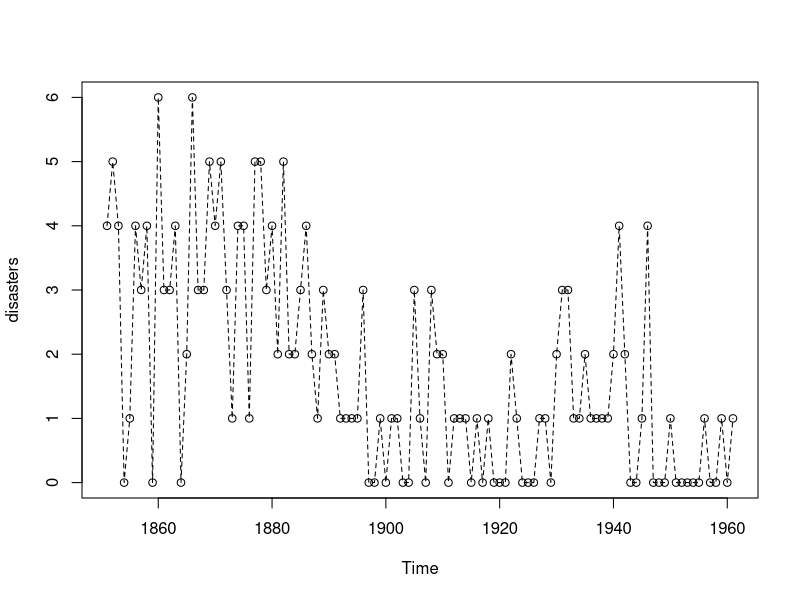
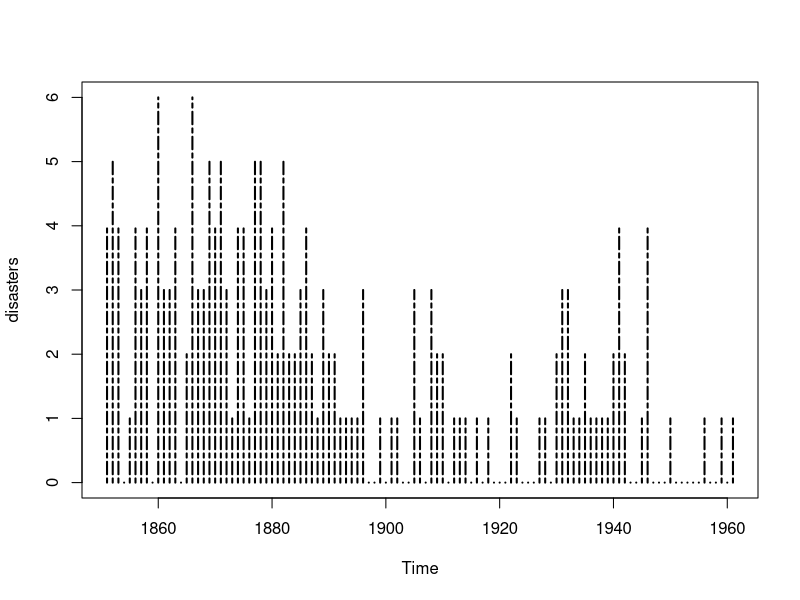
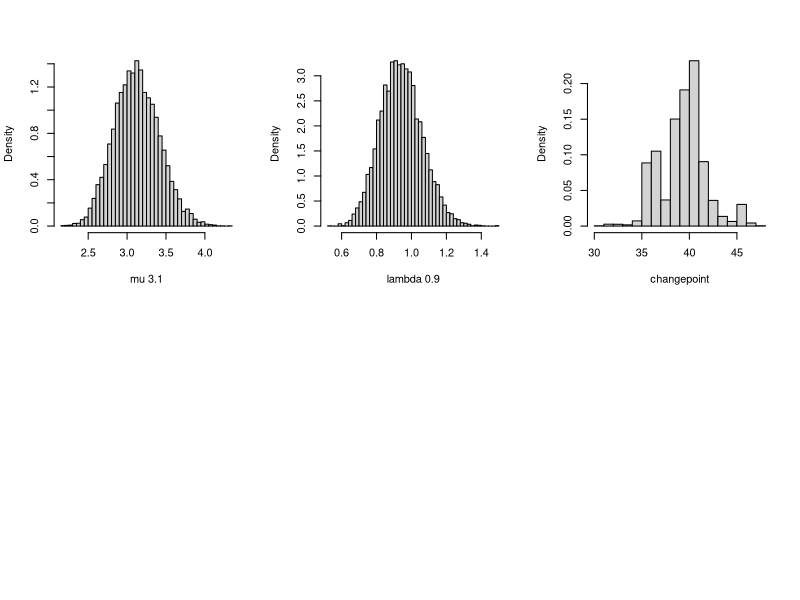

The R source for these figures, in order:

data_array = c(4, 5, 4, 0, 1, 4, 3, 4, 0, 6, 3, 3, 4, 0, 2, 6,
                    3, 3, 5, 4, 5, 3, 1, 4, 4, 1, 5, 5, 3, 4, 2, 5,
                    2, 2, 3, 4, 2, 1, 3, 2, 2, 1, 1, 1, 1, 3, 0, 0,
                    1, 0, 1, 1, 0, 0, 3, 1, 0, 3, 2, 2, 0, 1, 1, 1,
                    0, 1, 0, 1, 0, 0, 0, 2, 1, 0, 0, 0, 1, 1, 0, 2,
                    3, 3, 1, 1, 2, 1, 1, 1, 1, 2, 4, 2, 0, 0, 1, 4,
                    0, 0, 0, 1, 0, 0, 0, 0, 0, 1, 0, 0, 1, 0, 1)

disasters = ts(data_array, freq=1, start = 1851)

plot(disasters, type = "o", lty = 2)

plot(disasters, type = "h", lty = 6, lwd = 2)


y = data_array



# Gibbs sampler for the coal mining change point
# initialization
n <- length(y)
 #length of the data
m <- 10^4
 #length of the chain
mu <- numeric(m)
lambda <- numeric(m)
k <- numeric(m)
L <- numeric(n)
k[1] <- sample(1:n, 1) ## tau
mu[1] <- 1
lambda[1] <- 1
b1 <- 1
b2 <- 1




# run the Gibbs sampler
for (i in 2:m){
    kt <- k[i-1]
    #generate mu
    r <- .5 + sum(y[1:kt])
    mu[i] <- rgamma(1, shape = r, rate = kt + b1)
    #generate lambda
    if (kt + 1 > n) r <- .5 + sum(y) else
    r <- .5 + sum(y[(kt+1):n])
    lambda[i] <- rgamma(1, shape = r, rate = n - kt + b2)
    #generate b1 and b2
    b1 <- rgamma(1, shape = .5, rate = mu[i]+1)
    b2 <- rgamma(1, shape = .5, rate = lambda[i]+1)


    for (j in 1:n) {
        L[j] <- exp((lambda[i] - mu[i]) * j) * 
                (mu[i] / lambda[i])^sum(y[1:j])
    }

    L <- L / sum(L)
    #generate k from discrete distribution L on 1:n
    k[i] <- sample(1:n, prob=L, size=1)
}







b <- 201
j <- k[b:m]

print(mean(k[b:m]))
#[1] 39.935

print(mean(lambda[b:m]))
#[1] 0.9341033

print(mean(mu[b:m]))
#[1] 3.108575



## Code for Figure 9.12 on page 276
# histograms from the Gibbs sampler output
par(mfrow=c(2,3))
labelk <- "changepoint"
label1 <- paste("mu", round(mean(mu[b:m]), 1))
label2 <- paste("lambda", round(mean(lambda[b:m]), 1))

hist(mu[b:m], main="", xlab=label1,
breaks = "scott", prob=TRUE) #mu posterior

hist(lambda[b:m], main="", xlab=label2,
breaks = "scott", prob=TRUE) #lambda posterior

hist(j, breaks=min(j):max(j), prob=TRUE, main="",
xlab = labelk)

par(mfcol=c(1,1), ask=FALSE) #restore display
